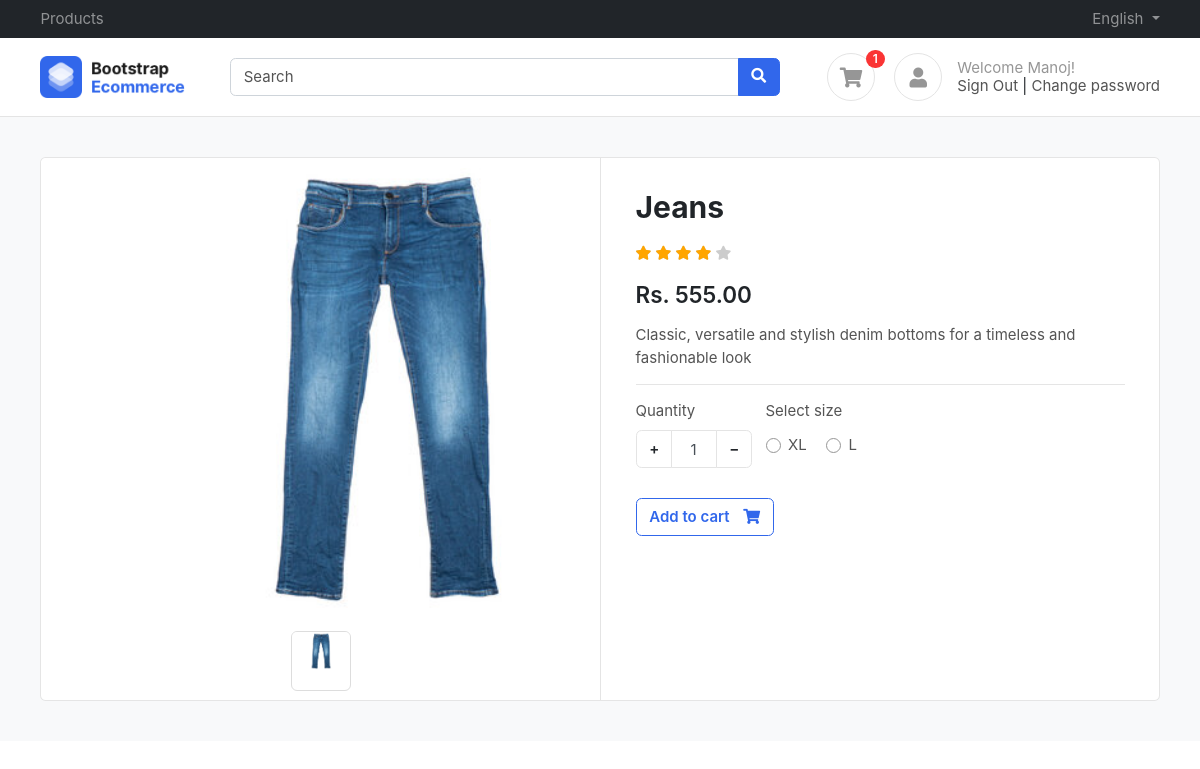
/product/jeans/ (signed in), run on the app's committed database.
### account/models.py (models this page shows, shortened)
class UserProfile(BaseModel):
    user = models.OneToOneField(User, on_delete=models.CASCADE, related_name='profile')
    phone = models.CharField(max_length=255, blank=True, null=True)
    address = models.CharField(max_length=255, blank=True, null=True)
    avatar = models.ImageField(blank=True, null=True, upload_to='profile_images')
    is_active = models.BooleanField(default=False)
    is_otp_verified = models.BooleanField(default=False)
    pwd_reset_token = models.CharField(max_length=255, blank=True, null=True)
    otp = models.CharField(max_length=255, blank=True, null=True)
    def get_cart_count(self):
        return CartItem.objects.filter(cart__user=self.user, cart__is_paid=False).count()

### product/models.py (models this page shows, shortened)
class Product(BaseModel):
    name = models.CharField(max_length=255)
    slug = models.SlugField(max_length=255, unique=True, null=True, blank=True)
    category = models.ForeignKey(Category, on_delete=models.CASCADE, related_name='products')
    description = models.TextField()
    price = models.DecimalField(max_digits=10, decimal_places=2, default=0)
    image = models.ImageField(upload_to='product_images', null=True, blank=True)
    is_available = models.BooleanField(default=True)
    size_variants = models.ManyToManyField(SizeVariant, related_name='products', blank=True)

class SizeVariant(BaseModel):
    size = models.CharField(max_length=255)
    price = models.DecimalField(max_digits=10, decimal_places=2, default=0)

### product/views.py (the view)
# urls.py: path('<slug>/', get_product, name="get_product"),
@login_required(redirect_field_name='next',login_url='login')
def get_product(request, slug):
    try:
        product = Product.objects.get(slug=slug)
        selected_size = request.GET.get('size')
        context = {'product': product}
        if selected_size:
            updated_price = product.get_updated_price_by_size(selected_size)
            context['selected_size'] = selected_size
            context['updated_price'] = updated_price
        return render(request, 'product/product.html', context)
    except Product.DoesNotExist:
        return render(request, '404.html')

### templates/product/product.html (shortened to what this page needs)
{% extends 'base/base.html' %}
{% block content %}
<section class="section-content padding-y bg">
    <div class="container">
    <div class="card">
        <div class="row no-gutters">
            <aside class="col-md-6">
    <article class="gallery-wrap">
    <div class="img-big-wrap">
      <div> <a href="#"><img src="/media/{{product.image}}"></a></div>
    </div>
    <div class="thumbs-wrap">
      <a href="#" class="item-thumb"> <img src="/media/{{product.image}}"></a>
    </div>
    </article>
            </aside>
            <main class="col-md-6 border-left">
    <article class="content-body">
    <h2 class="title">{{product.name}}</h2>
    <div class="rating-wrap my-3">
        <ul class="rating-stars">
            <li style="width:80%" class="stars-active">
                <i class="fa fa-star"></i> <i class="fa fa-star"></i>
                <i class="fa fa-star"></i> <i class="fa fa-star"></i>
            </li>
            <li>
                <i class="fa fa-star"></i> <i class="fa fa-star"></i>
                <i class="fa fa-star"></i> <i class="fa fa-star"></i>
                <i class="fa fa-star"></i>
            </li>
        </ul>
    </div>
    <div class="mb-3">
        <var class="price h4">
            {% if updated_price %}
            Rs. {{updated_price}}
            {% else %}
            Rs. {{  product.price  }}
            {%endif%}
        </var>
    </div>
    <p>{{product.description}}</p>
    <hr>
        <div class="form-row">
            <div class="form-group col-md flex-grow-0">
                <label>Quantity</label>
                <div class="input-group mb-3 input-spinner">
                  <div class="input-group-prepend">
                    <button class="btn btn-light" type="button" id="button-plus"> + </button>
                  </div>
                  <input type="text" class="form-control" value="1">
                  <div class="input-group-append">
                    <button class="btn btn-light" type="button" id="button-minus"> − </button>
                  </div>
                </div>
            </div>
            <div class="form-group col-md">
                {% if product.size_variants.count %}
                    <label>Select size</label>
                    <div class="mt-1">
                        {% for size in product.size_variants.all %}
                        <label class="custom-control custom-radio custom-control-inline">
                          <div class="custom-control-label">{{ size.size }}</div>
                        </label>
                        {% endfor %}
                    </div>
                    {% endif %}
            </div>
        </div>
        <a href="{% url 'add_to_cart' product.uid %}?size={{selected_size}}&quantity=1" class="btn  btn-outline-primary"> <span class="text">Add to cart</span> <i class="fas fa-shopping-cart"></i>  </a>
    </article>
            </main>
        </div>
    </div>
    </div>
    </section>
{% endblock %}

### templates/base/base.html (shortened to what this page needs)
<!DOCTYPE HTML>
<html lang="en">
<head>
<link href="/media/css/bootstrap.css" rel="stylesheet" type="text/css"/>
<link href="/media/fonts/fontawesome/css/all.min.css" type="text/css" rel="stylesheet">
<link href="/media/css/ui.css" rel="stylesheet" type="text/css"/>
<link href="/media/css/responsive.css" rel="stylesheet" />
</head>
<body>
	<header class="section-header">
		<nav class="navbar navbar-dark navbar-expand p-0 bg-dark">
		<div class="container">
			<ul class="navbar-nav d-none d-md-flex mr-auto">
				<li class="nav-item"><a class="nav-link" href="{% url 'index' %}">Products</a></li>
			</ul>
			<ul class="navbar-nav">
				<li class="nav-item dropdown">
					 <a href="#" class="nav-link dropdown-toggle" data-toggle="dropdown"> English </a>
				</li>
			</ul>
		  </div>
		</nav>
		<section class="header-main border-bottom">
			<div class="container">
		<div class="row align-items-center">
			<div class="col-lg-2 col-4">
				<div class="brand-wrap">
					<img class="logo" src="images/logo.png">
				</div>
			</div>
			<div class="col-lg-6 col-sm-12">
				<form action="#" class="search">
					<div class="input-group w-100">
						<input type="text" class="form-control" placeholder="Search">
						<div class="input-group-append">
						  <button class="btn btn-primary" type="submit">
							<i class="fa fa-search"></i>
						  </button>
						</div>
					</div>
				</form>
			</div>
			<div class="col-lg-4 col-sm-6 col-8">
				<div class="widgets-wrap float-md-right">
					<div class="widget-header  mr-3">
						<a href="{% url 'show_cart' %}" class="icon icon-sm rounded-circle border"><i class="fa fa-shopping-cart"></i></a>
						<span class="badge badge-pill badge-danger notify">{{request.user.profile.get_cart_count}}</span>
					</div>
					<div class="widget-header icontext">
						<a href="#" class="icon icon-sm rounded-circle border"><i class="fa fa-user"></i></a>
						<div class="text">
							{% if request.user.is_authenticated %}
							<span class="text-muted">Welcome {{request.user.first_name}}!</span>
							<div>
								<a href="{% url 'logout' %}">Sign Out</a> |
								<a href="{% url 'change_password' %}">Change password</a>
							</div>
							{% else%}
							<div>
								<a href="{% url 'login' %}">Sign in</a> |
								<a href="{% url 'register' %}"> Register</a>
							</div>
							{%endif%}
						</div>
					</div>
				</div>
			</div>
		</div>
			</div>
		</section>
		</header>
        {% block content %}
        {% endblock %}
    </body>
    </html>

### public/static/css/ui.css (style rules this page uses)
html { font-family: 'Inter', sans-serif; font-size: 15px; }
.content-body { flex: 1 1 auto; padding: 2rem 2.3rem; }
.icon-xs, .icon-sm, .icon-md, .icon-lg { display: inline-block; text-align: center; flex-shrink: 0; flex-grow: 0; }
.icon-sm { width: 48px; height: 48px; line-height: 48px; font-size: 20px; }
.padding-y { padding-top: 40px; padding-bottom: 40px; }
var { font-style: normal; }
article:after, .form-group:after { display: block; clear: both; content: ""; }
.bg { background-color: #f8f9fa; }
.card .title { color: #212529; }
.header-main { position: relative; padding-top: 1rem; padding-bottom: 1rem; }
.brand-wrap .logo, .navbar-brand .logo { margin-right: 7px; max-height: 42px; display: inline-block; }
.widget-header { display: inline-block; vertical-align: middle; position: relative; }
.widget-header a { color: #545454; }
.widget-header i { color: #969696; }
.widget-header .notify { position: absolute; top: -3px; right: -10px; }
.btn-light { background-color: #fff; border-color: #e4e4e4; }
.btn .text + i { margin-left: 10px; }
.icontext { display: inline-flex; align-items: center; vertical-align: middle; }
.icontext .text { width: 100%; line-height: 1.2; color: #212529; }
.icontext .icon { position: relative; margin-right: 15px; flex-shrink: 0; flex-grow: 0; }
.notify { position: absolute; top: -4px; right: -10px; display: inline-block; padding: .25em .6em; font-size: 12px; line-height: 1; text-align: center; border-radius: 3rem; color: #fff; background-color: #fa3434; }
.price { font-weight: 600; color: #212529; }
.rating-stars { display: inline-block; vertical-align: middle; list-style: none; margin: 0; padding: 0; position: relative; white-space: nowrap; clear: both; }
.rating-stars i { font-size: 14px; color: #ccc; display: inline; }
.rating-stars li { display: block; text-overflow: clip; white-space: nowrap; z-index: 1; }
.rating-stars li.stars-active { z-index: 2; position: absolute; top: 0; left: 0; overflow: hidden; }
.rating-stars li.stars-active i { color: orange; }
.input-spinner { width: 120px; flex-wrap: nowrap; display: inline-flex; }
.input-spinner input.form-control { text-align: center; max-width: 46px; flex-basis: 46px; border-color: #e4e4e4; flex-grow: 0; }
.input-spinner .btn { width: 36px; text-align: center; }
.gallery-wrap .img-big-wrap { margin-bottom: 10px; border-radius: 0.37rem; overflow: hidden; background-color: #fff; }
.gallery-wrap .img-big-wrap a { text-align: center; display: block; }
.gallery-wrap .img-big-wrap img { height: 460px; width: auto; display: inline-block; cursor: zoom-in; }
.gallery-wrap .thumbs-wrap { text-align: center; }
.gallery-wrap .thumbs-wrap .item-thumb { width: 60px; height: 60px; border: 1px solid #ddd; border-radius: 6px; margin: 3px; display: inline-block; overflow: hidden; }
.gallery-wrap .thumbs-wrap img { max-width: 100%; max-height: 100%; object-fit: cover; border-radius: 4px; cursor: zoom-in; }

### data on the page
Product: image (picture), name "Jeans", price "555.00", description "Classic, versatile and stylish denim bottoms for a timeless and fashionable look"
SizeVariant: size "XL"
SizeVariant: size "L"

### other printed values
{{ request.user.profile.get_cart_count }} "1"
{{ request.user.first_name }} "Manoj"
